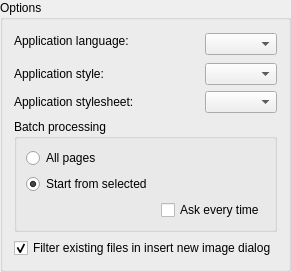
         <widget class="QGroupBox" name="optGeneral">
          <property name="title">
           <string>Options</string>
          </property>
          <layout class="QVBoxLayout" name="verticalLayout_97">
           <item>
            <layout class="QGridLayout" name="gridLayout_3">
             <item row="0" column="0">
              <widget class="QLabel" name="label">
               <property name="text">
                <string>Application language:</string>
               </property>
              </widget>
             </item>
             <item row="0" column="1">
              <spacer name="horizontalSpacer_19">
               <property name="orientation">
                <enum>Qt::Horizontal</enum>
               </property>
               <property name="sizeHint" stdset="0">
                <size>
                 <width>40</width>
                 <height>20</height>
                </size>
               </property>
              </spacer>
             </item>
             <item row="0" column="2" rowspan="2">
              <widget class="QComboBox" name="language">
               <property name="maximumSize">
                <size>
                 <width>200</width>
                 <height>16777215</height>
                </size>
               </property>
               <property name="sizeAdjustPolicy">
                <enum>QComboBox::AdjustToContents</enum>
               </property>
              </widget>
             </item>
             <item row="1" column="1" rowspan="2">
              <spacer name="horizontalSpacer_22">
               <property name="orientation">
                <enum>Qt::Horizontal</enum>
               </property>
               <property name="sizeHint" stdset="0">
                <size>
                 <width>40</width>
                 <height>20</height>
                </size>
               </property>
              </spacer>
             </item>
             <item row="2" column="0">
              <widget class="QLabel" name="lblStyle">
               <property name="text">
                <string>Application style:</string>
               </property>
              </widget>
             </item>
             <item row="2" column="2">
              <widget class="QComboBox" name="cbStyle">
               <property name="sizeAdjustPolicy">
                <enum>QComboBox::AdjustToContents</enum>
               </property>
              </widget>
             </item>
             <item row="3" column="0">
              <widget class="QLabel" name="label_2">
               <property name="text">
                <string>Application stylesheet:</string>
               </property>
              </widget>
             </item>
             <item row="3" column="1">
              <spacer name="horizontalSpacer_23">
               <property name="orientation">
                <enum>Qt::Horizontal</enum>
               </property>
               <property name="sizeHint" stdset="0">
                <size>
                 <width>40</width>
                 <height>20</height>
                </size>
               </property>
              </spacer>
             </item>
             <item row="3" column="2">
              <widget class="QComboBox" name="cbStyleSheet">
               <property name="sizeAdjustPolicy">
                <enum>QComboBox::AdjustToContents</enum>
               </property>
              </widget>
             </item>
            </layout>
           </item>
           <item>
            <widget class="QGroupBox" name="groupBox">
             <property name="title">
              <string>Batch processing</string>
             </property>
             <layout class="QVBoxLayout" name="verticalLayout_55">
              <item>
               <widget class="QRadioButton" name="startBatchProcessingDlgAllPages">
                <property name="text">
                 <string>All pages</string>
                </property>
                <property name="checked">
                 <bool>false</bool>
                </property>
               </widget>
              </item>
              <item>
               <widget class="QRadioButton" name="startBatchProcessingDlgFromSelected">
                <property name="text">
                 <string>Start from selected</string>
                </property>
                <property name="checked">
                 <bool>true</bool>
                </property>
               </widget>
              </item>
              <item>
               <layout class="QHBoxLayout" name="horizontalLayout_5">
                <item>
                 <spacer name="horizontalSpacer_5">
                  <property name="orientation">
                   <enum>Qt::Horizontal</enum>
                  </property>
                  <property name="sizeHint" stdset="0">
                   <size>
                    <width>40</width>
                    <height>20</height>
                   </size>
                  </property>
                 </spacer>
                </item>
                <item>
                 <widget class="QCheckBox" name="showStartBatchProcessingDlg">
                  <property name="text">
                   <string>Ask every time</string>
                  </property>
                 </widget>
                </item>
               </layout>
              </item>
             </layout>
            </widget>
           </item>
           <item>
            <widget class="QCheckBox" name="cbDontUseNativeDlg">
             <property name="text">
              <string>Filter existing files in insert new image dialog</string>
             </property>
             <property name="checked">
              <bool>true</bool>
             </property>
            </widget>
           </item>
          </layout>
         </widget>
